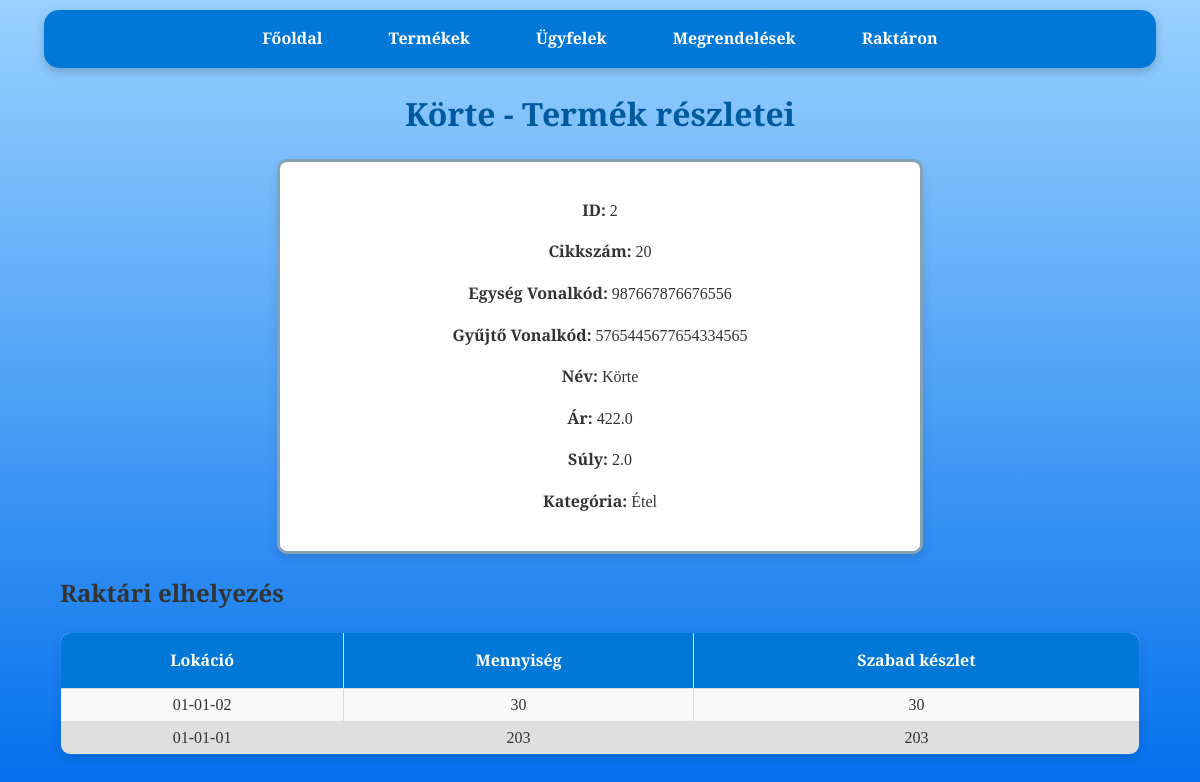
The page /product/20 on the database as committed earlier.
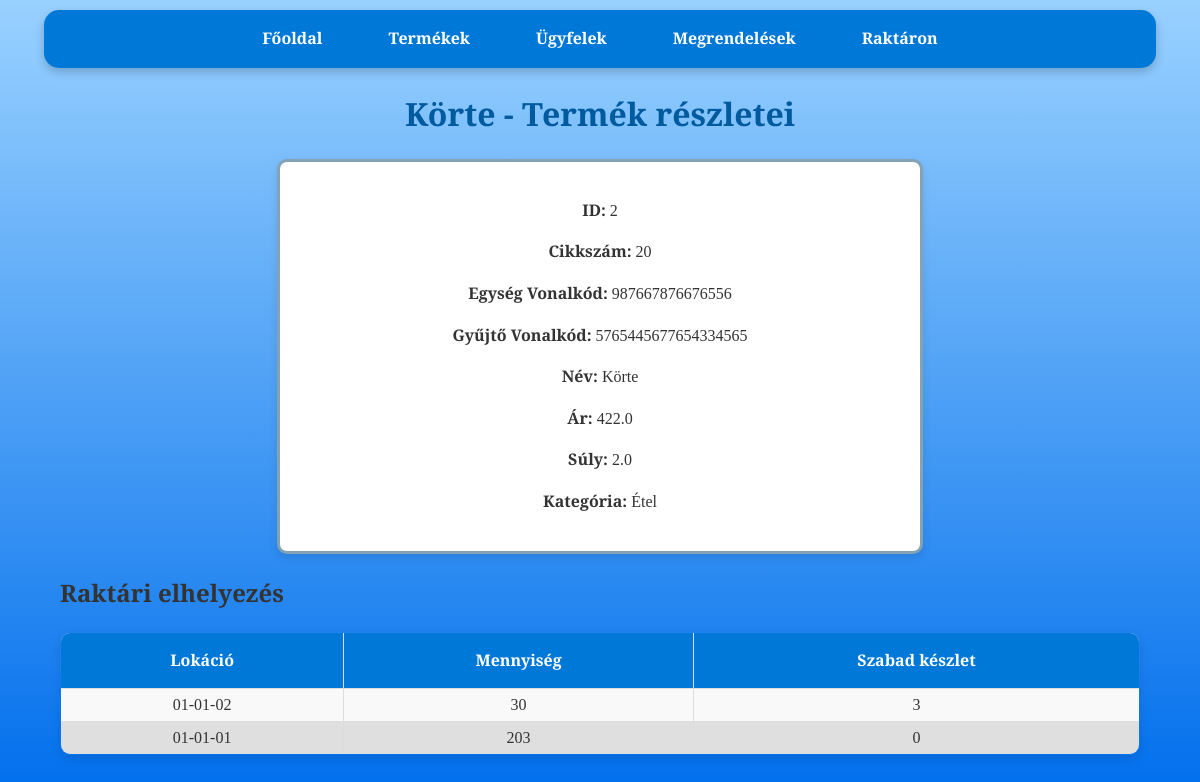
The same page on the database as committed later.
### tables this page shows
CREATE TABLE stock (
                    id INTEGER PRIMARY KEY,
                    cikkszam TEXT,
                    lokacio TEXT,
                    mennyiseg INTEGER,
                    order_id INTEGER,
                    FOREIGN KEY(cikkszam) REFERENCES products(cikkszam),
                    FOREIGN KEY(order_id) REFERENCES orders(id));

### raktar_program-master/app.py (the view)
@app.route('/product/<cikkszam>')
def product_details(cikkszam):
    conn = get_db_connection()
    product = conn.execute(
        'SELECT * FROM products WHERE cikkszam = ?',
        (cikkszam,)
    ).fetchone()
    stock = conn.execute(
        '''SELECT stock.id, stock.lokacio,
                            (SELECT SUM(mennyiseg)
                            FROM stock s
                            WHERE s.cikkszam = ? AND s.lokacio = stock.lokacio) AS total_mennyiseg,
                            (SELECT SUM(mennyiseg)
                            FROM stock s
                            WHERE s.cikkszam = ? AND s.lokacio = stock.lokacio  AND s.order_id IS NULL) AS mennyiseg_null
                            FROM products JOIN stock ON stock.cikkszam = products.cikkszam
                            WHERE stock.order_id IS NULL AND total_mennyiseg IS NOT NULL AND stock.cikkszam = ?''',
        (cikkszam, cikkszam, cikkszam)
    ).fetchall()
    conn.close()
    return render_template(
        'product_details.html',
        product=product,
        stock=stock
    )

### raktar_program-master/app.py (called while the page is built)
def get_db_connection():
    conn = sqlite3.connect('database.db')
    conn.row_factory = sqlite3.Row
    return conn

### raktar_program-master/templates/product_details.html (shortened to what this page needs)
<!DOCTYPE html>
<html lang="hu">
<head>
    <link rel="stylesheet" href="{{ url_for('static', filename='css/style.css') }}">
</head>
<body>
    <nav>
        <a href="{{ url_for('index') }}">Főoldal</a>
        <a href="{{ url_for('products') }}">Termékek</a>
        <a href="{{ url_for('customers') }}">Ügyfelek</a>
        <a href="{{ url_for('orders') }}">Megrendelések</a>
        <a href="{{ url_for('stock') }}">Raktáron</a>
    </nav>
    <h1>{{ product.nev }} - Termék részletei</h1>
    <div class="product-details">
        <form class="formkeret">
            <p><strong>ID:</strong> {{ product.id }}</p>
            <p><strong>Cikkszám:</strong> {{ product.cikkszam }}</p>
            <p><strong>Egység Vonalkód:</strong> {{ product.egyseg_vonalkod }}</p>
            <p><strong>Gyűjtő Vonalkód:</strong> {{ product.gyujto_vonalkod }}</p>
            <p><strong>Név:</strong> {{ product.nev }}</p>
            <p><strong>Ár:</strong> {{ product.ar }}</p>
            <p><strong>Súly:</strong> {{ product.suly }}</p>
            <p><strong>Kategória:</strong> {{ product.kategoria }}</p>
        </form>
    </div>
    <div class="container">
        <h2>Raktári elhelyezés</h2>
        <table>
            <thead>
                <tr>
                    <th>Lokáció</th>
                    <th>Mennyiség</th>
                    <th>Szabad készlet</th>
                </tr>
            </thead>
            <tbody>
                {% for item in stock %}
                <tr>
                    <td>{{ item.lokacio }}</td>
                    <td>{{ item.total_mennyiseg }}</td>
                    <td>{{ item.mennyiseg_null }}</td>
                </tr>
                {% endfor %}
            </tbody>
        </table>
    </div>
</body>
</html>

Rows that differ between the two databases and show on the page:
changed stock (number 1 of 2 on the later page): mennyiseg_null "30" → "3"
changed stock (number 2 of 2 on the later page): mennyiseg_null "203" → "0"
